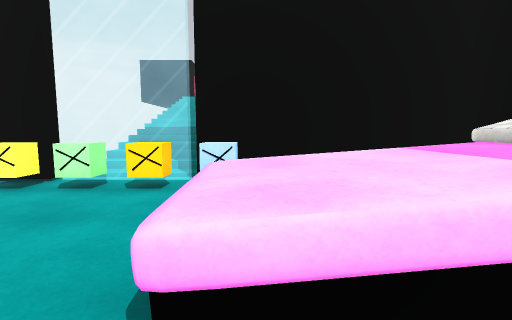
view 1 (above)

18 first-person views from a walk through a scene from a Unity 3-D project. The camera is 1.3 m above the floor, tilts 6° down and sees 85° across. The floor is counted in squares, 1 m on a side. Each view is taken from the middle of a square. On the plan, view 1 faces up. The plan holds only what a view shows up to about 13 squares ahead; the rest is blank. The place goes on beyond the plan. The player character is not drawn. Some animated figures are not drawn. Some surface patterns are stand-ins.

view 2
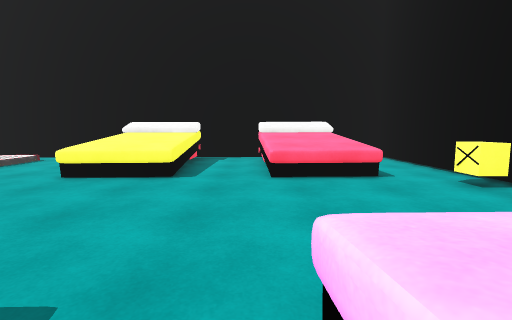

view 3
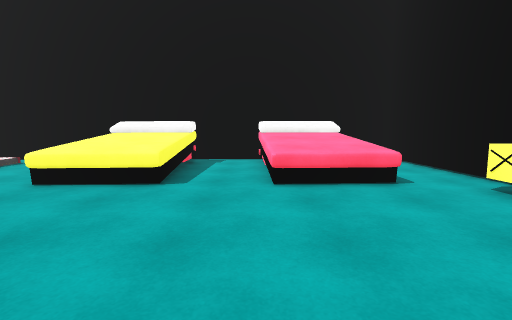

view 4
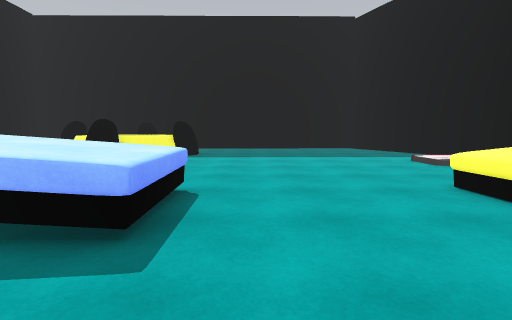

view 5
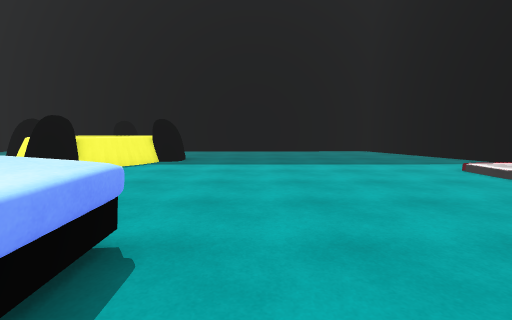

view 6
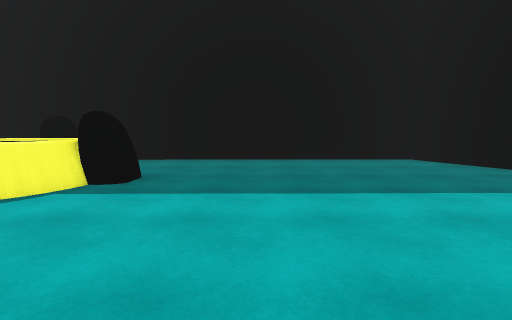

view 7
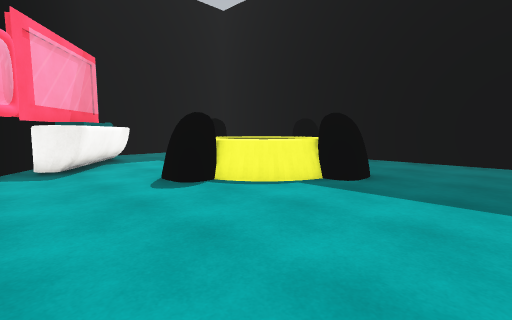

view 8
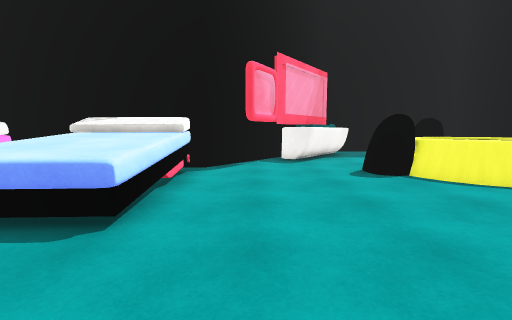

view 9
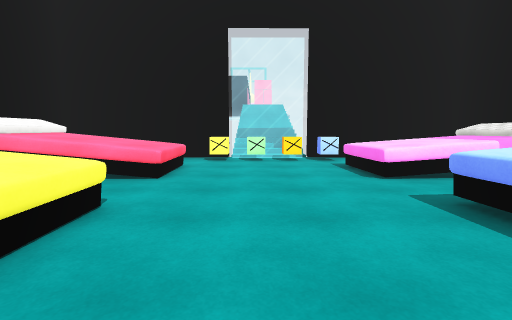

view 10
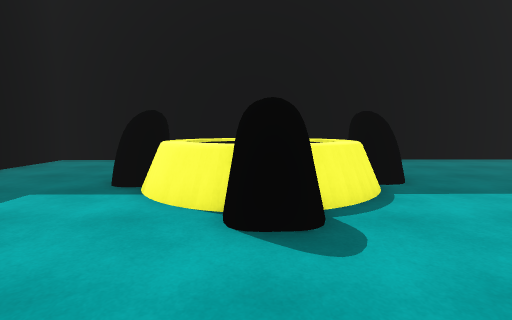

view 11
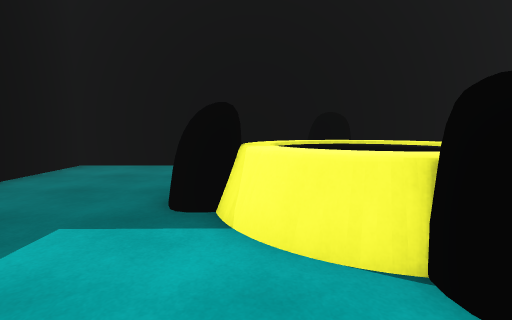

view 12
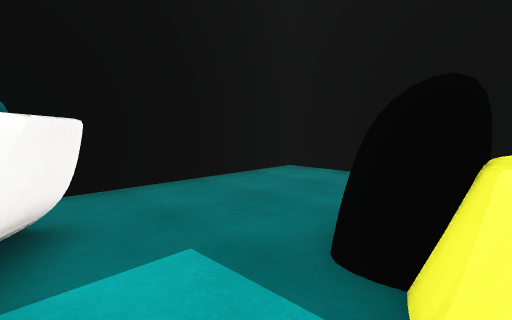

view 13
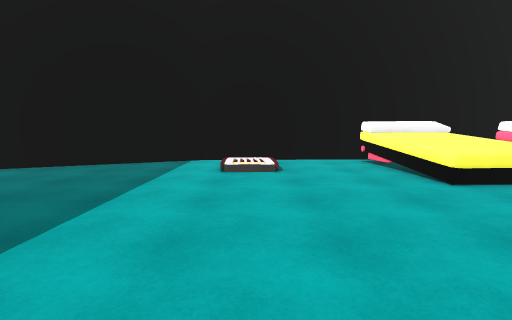

view 14
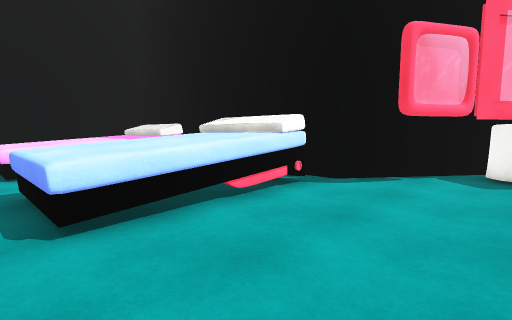

view 15
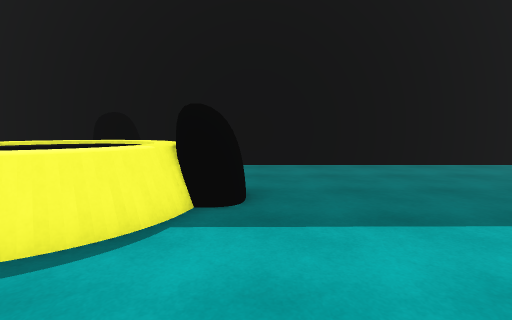

view 16
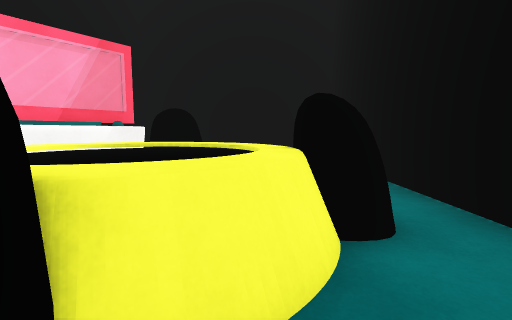

view 17
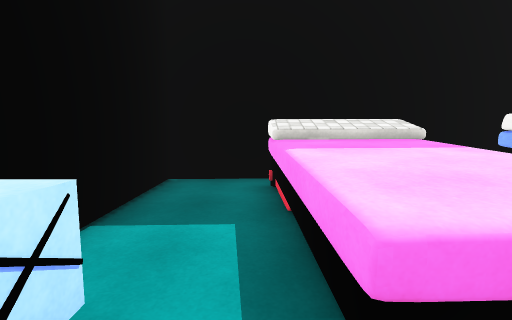

view 18
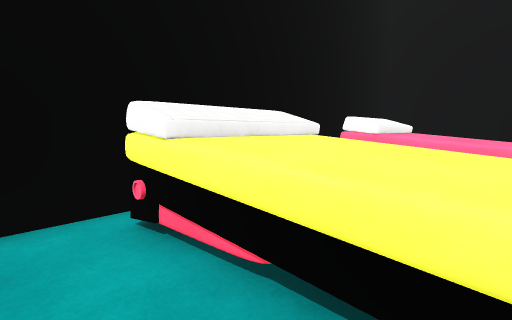

### Floor plan
Key: @ floor where view 1 was taken; # wall or solid block; . main floor; : floor 0.25 m higher than the main floor; / step, stairs or slope; = window, fence, low wall or low ledge; ^ raised ledge; B bed; O other object.
Columns run from 13 left of view 1 to 14 right of it. Each row starts with its distance up from view 1.
  8        #== =#    ###
  7 ########=O==######.#
  6 #  ....OOOOOO......#
  5 #    ..............#
  4 #B^^^^^......^^^^^B#
  3 #B^^^^^......^^^^^.#
  2 #^^^^^^......^^^^^B#
  1 #.^^^..........    #
  0 #............@     #
 -1 # ...........^^^^^##
 -2 #^^^^^^......^^^^^ #
 -3 #^^^^^^......^^^^^B#
 -4 #B^^^^^......^^^^^###
 -5 #...................##
 -6 #...................###
 -7 #....................##
 -8 #....................^##
 -9 # ://................^#####
-10 # ::/............##....^^#.#
-11 #...............=^^^....^..#
-12 ##..............^^ ^^......#
-13  #.............#^^^^^#.....#
-14  ##............#^^^^^#.....#
-15   #.............^^^^  .....#
-16   ##.............=#   .....#
-17    #................   ....#
-18    ##................. ....#
-19     ########################

Positions as (right, up) in squares from view 1, and headings:
1: (0, 0), facing up
2: (1, 1), facing left
3: (0, 1), facing left
4: (-2, 2), facing down
5: (-2, -1), facing down
6: (-2, -6), facing down
7: (-2, -6), facing down-right
8: (-4, -6), facing right
9: (-4, -6), facing up
10: (5, -6), facing down
11: (7, -8), facing down
12: (7, -10), facing down-right
13: (0, -9), facing left
14: (-1, -8), facing up-right
15: (1, -8), facing down
16: (1, -15), facing right
17: (-2, 5), facing right
18: (-8, -6), facing up-left
